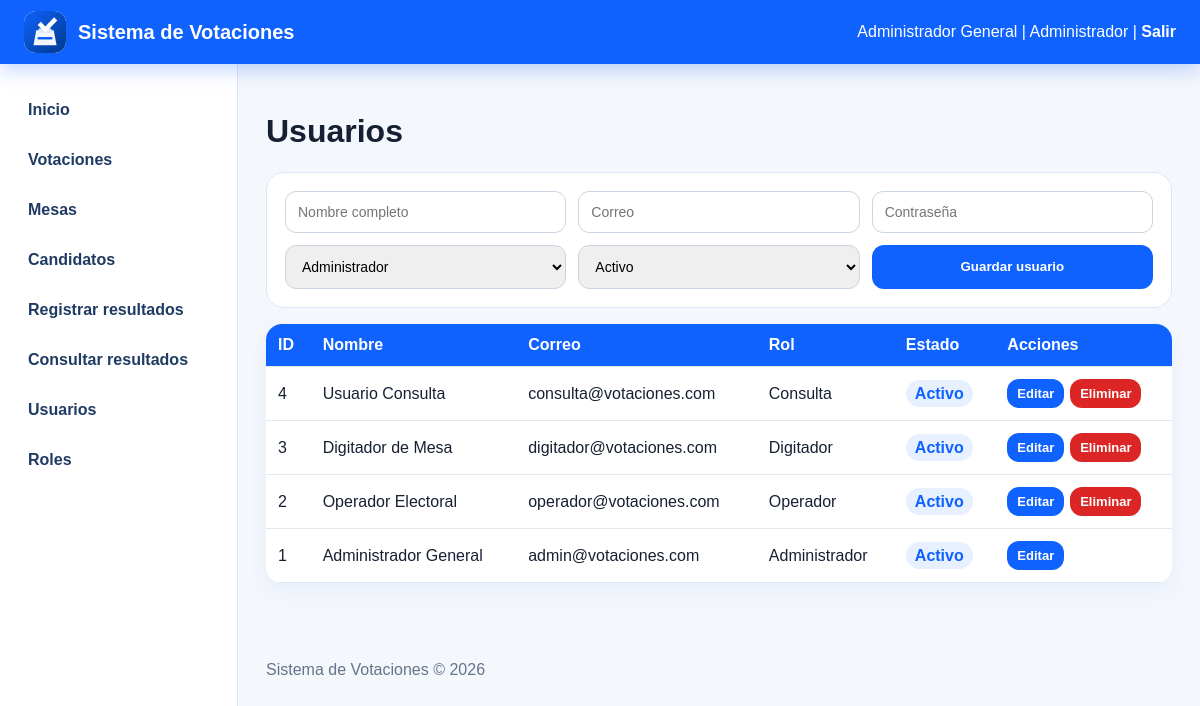
/usuarios.php (signed in), run on the app's committed database.
### tables this page shows
CREATE TABLE usuarios (
  id_usuario INT AUTO_INCREMENT PRIMARY KEY,
  nombre VARCHAR(120) NOT NULL,
  correo VARCHAR(120) NOT NULL UNIQUE,
  contrasena VARCHAR(255) NOT NULL,
  estado ENUM('Activo','Inactivo') DEFAULT 'Activo',
  id_rol INT NOT NULL,
  FOREIGN KEY (id_rol) REFERENCES roles(id_rol)
);

CREATE TABLE roles (
  id_rol INT AUTO_INCREMENT PRIMARY KEY,
  nombre_rol VARCHAR(80) NOT NULL UNIQUE,
  descripcion VARCHAR(255) NOT NULL
);

### config.php (called while the page is built, shortened)
<?php
function e($texto) {
    return htmlspecialchars((string)$texto, ENT_QUOTES, 'UTF-8');
}
?>

### usuarios.php (the view, shortened to what this page needs)
<?php require 'config.php'; requiereModulo('usuarios');
$mensaje=''; $edit=null;
require 'header.php'; $roles=$pdo->query('SELECT * FROM roles ORDER BY nombre_rol')->fetchAll(); $rows=$pdo->query('SELECT u.*, r.nombre_rol FROM usuarios u JOIN roles r ON u.id_rol=r.id_rol ORDER BY u.id_usuario DESC')->fetchAll(); ?>
<h1>Usuarios</h1><?php if(isset($_GET['ok'])): ?><div class="alert success">Operación realizada correctamente.</div><?php endif; ?>
<form method="POST" class="form-grid"><input type="hidden" name="id_usuario" value="<?=e($edit['id_usuario']??'')?>"><input name="nombre" placeholder="Nombre completo" value="<?=e($edit['nombre']??'')?>" required><input type="email" name="correo" placeholder="Correo" value="<?=e($edit['correo']??'')?>" required><input type="password" name="contrasena" placeholder="Contraseña <?= $edit?'(dejar vacío para no cambiar)':'' ?>" <?= $edit?'':'required' ?>><select name="id_rol"><?php foreach($roles as $r): ?><option value="<?=e($r['id_rol'])?>" <?=($edit['id_rol']??'')==$r['id_rol']?'selected':''?>><?=e($r['nombre_rol'])?></option><?php endforeach; ?></select><select name="estado"><?php foreach(['Activo','Inactivo'] as $op): ?><option <?=($edit['estado']??'Activo')==$op?'selected':''?>><?=$op?></option><?php endforeach; ?></select><button><?= $edit?'Actualizar':'Guardar' ?> usuario</button><?php if($edit): ?><a class="btn secondary" href="usuarios.php">Cancelar</a><?php endif; ?></form>
<table><tr><th>ID</th><th>Nombre</th><th>Correo</th><th>Rol</th><th>Estado</th><th>Acciones</th></tr><?php foreach($rows as $r): ?><tr><td><?=e($r['id_usuario'])?></td><td><?=e($r['nombre'])?></td><td><?=e($r['correo'])?></td><td><?=e($r['nombre_rol'])?></td><td><span class="badge"><?=e($r['estado'])?></span></td><td class="actions"><a class="btn small" href="usuarios.php?editar=<?=e($r['id_usuario'])?>">Editar</a><?php if((int)$r['id_usuario']!=(int)($_SESSION['id_usuario']??0)): ?><a class="btn small danger" onclick="return confirm('¿Eliminar usuario?')" href="usuarios.php?eliminar=<?=e($r['id_usuario'])?>">Eliminar</a><?php endif; ?></td></tr><?php endforeach; ?></table>
<?php require 'footer.php'; ?>

### assets/style.css (style rules this page uses)
* { box-sizing:border-box }
body { margin:0;font-family:Arial,Helvetica,sans-serif;background:#f4f7fb;color:#172033 }
.btn,button { background:#0f62fe;color:white;border:0;border-radius:12px;padding:11px 16px;text-decoration:none;font-weight:700;cursor:pointer;display:inline-block }
.btn.danger { background:#dc2626 }
.btn.small { padding:7px 10px;font-size:13px }
.form-grid { display:grid;grid-template-columns:repeat(auto-fit,minmax(220px,1fr));gap:12px;background:white;border:1px solid #dbe7f7;border-radius:18px;padding:18px;margin:16px 0 }
.form-grid input,.form-grid select,.form-grid textarea { padding:12px;border:1px solid #cbd5e1;border-radius:11px;font-size:14px }
table { width:100%;border-collapse:collapse;background:white;border-radius:16px;overflow:hidden;box-shadow:0 8px 22px rgba(15,98,254,.06);margin-top:16px }
th,td { padding:12px;border-bottom:1px solid #e2e8f0;text-align:left }
th { background:#0f62fe;color:white }
.badge { background:#e7f0ff;color:#0f62fe;padding:5px 9px;border-radius:999px;font-weight:700 }
.actions { display:flex;gap:6px;flex-wrap:wrap }

### data on the page
usuarios: id_usuario "4", nombre "Usuario Consulta", correo "consulta@votaciones.com", id_rol.nombre_rol "Consulta", estado "Activo"
usuarios: id_usuario "3", nombre "Digitador de Mesa", correo "digitador@votaciones.com", id_rol.nombre_rol "Digitador", estado "Activo"
usuarios: id_usuario "2", nombre "Operador Electoral", correo "operador@votaciones.com", id_rol.nombre_rol "Operador", estado "Activo"
usuarios: id_usuario "1", nombre "Administrador General", correo "admin@votaciones.com", id_rol.nombre_rol "Administrador", estado "Activo"

### other printed values
$_SESSION['usuario'] "Administrador General"
$_SESSION['rol'] "Administrador"
form field id_rol "Administrador"
form field estado "Activo"
